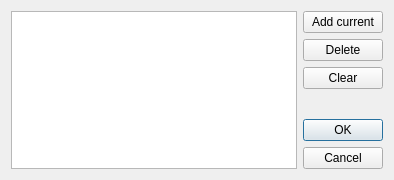
<?xml version="1.0" encoding="UTF-8"?>
<ui version="4.0">
 <class>LinkPointManager</class>
 <widget class="QDialog" name="LinkPointManager">
  <property name="geometry">
   <rect>
    <x>0</x>
    <y>0</y>
    <width>394</width>
    <height>180</height>
   </rect>
  </property>
  <property name="windowTitle">
   <string>Link points</string>
  </property>
  <layout class="QGridLayout" name="gridLayout">
   <item row="0" column="0" rowspan="5">
    <widget class="QTreeWidget" name="tree">
     <property name="alternatingRowColors">
      <bool>true</bool>
     </property>
     <property name="itemsExpandable">
      <bool>false</bool>
     </property>
     <property name="allColumnsShowFocus">
      <bool>true</bool>
     </property>
     <property name="columnCount">
      <number>2</number>
     </property>
     <attribute name="headerVisible">
      <bool>false</bool>
     </attribute>
     <column>
      <property name="text">
       <string/>
      </property>
     </column>
     <column>
      <property name="text">
       <string/>
      </property>
     </column>
    </widget>
   </item>
   <item row="0" column="1">
    <widget class="QPushButton" name="pushAdd">
     <property name="text">
      <string>Add current</string>
     </property>
    </widget>
   </item>
   <item row="1" column="1">
    <widget class="QPushButton" name="pushDelete">
     <property name="text">
      <string>Delete</string>
     </property>
    </widget>
   </item>
   <item row="2" column="1">
    <widget class="QPushButton" name="pushClear">
     <property name="text">
      <string>Clear</string>
     </property>
    </widget>
   </item>
   <item row="3" column="1">
    <spacer name="verticalSpacer">
     <property name="orientation">
      <enum>Qt::Vertical</enum>
     </property>
     <property name="sizeHint" stdset="0">
      <size>
       <width>20</width>
       <height>163</height>
      </size>
     </property>
    </spacer>
   </item>
   <item row="4" column="1">
    <widget class="QDialogButtonBox" name="buttonBox">
     <property name="sizePolicy">
      <sizepolicy hsizetype="Preferred" vsizetype="Maximum">
       <horstretch>0</horstretch>
       <verstretch>0</verstretch>
      </sizepolicy>
     </property>
     <property name="orientation">
      <enum>Qt::Vertical</enum>
     </property>
     <property name="standardButtons">
      <set>QDialogButtonBox::Cancel|QDialogButtonBox::Ok</set>
     </property>
    </widget>
   </item>
  </layout>
 </widget>
 <tabstops>
  <tabstop>tree</tabstop>
  <tabstop>pushAdd</tabstop>
  <tabstop>pushDelete</tabstop>
  <tabstop>pushClear</tabstop>
  <tabstop>buttonBox</tabstop>
 </tabstops>
 <resources/>
 <connections>
  <connection>
   <sender>pushAdd</sender>
   <signal>clicked()</signal>
   <receiver>LinkPointManager</receiver>
   <slot>slotAdd()</slot>
   <hints>
    <hint type="sourcelabel">
     <x>384</x>
     <y>31</y>
    </hint>
    <hint type="destinationlabel">
     <x>519</x>
     <y>22</y>
    </hint>
   </hints>
  </connection>
  <connection>
   <sender>pushDelete</sender>
   <signal>clicked()</signal>
   <receiver>LinkPointManager</receiver>
   <slot>slotDelete()</slot>
   <hints>
    <hint type="sourcelabel">
     <x>384</x>
     <y>60</y>
    </hint>
    <hint type="destinationlabel">
     <x>507</x>
     <y>51</y>
    </hint>
   </hints>
  </connection>
  <connection>
   <sender>pushClear</sender>
   <signal>clicked()</signal>
   <receiver>LinkPointManager</receiver>
   <slot>slotClear()</slot>
   <hints>
    <hint type="sourcelabel">
     <x>384</x>
     <y>89</y>
    </hint>
    <hint type="destinationlabel">
     <x>518</x>
     <y>78</y>
    </hint>
   </hints>
  </connection>
  <connection>
   <sender>buttonBox</sender>
   <signal>accepted()</signal>
   <receiver>LinkPointManager</receiver>
   <slot>accept()</slot>
   <hints>
    <hint type="sourcelabel">
     <x>349</x>
     <y>166</y>
    </hint>
    <hint type="destinationlabel">
     <x>349</x>
     <y>194</y>
    </hint>
   </hints>
  </connection>
  <connection>
   <sender>buttonBox</sender>
   <signal>rejected()</signal>
   <receiver>LinkPointManager</receiver>
   <slot>reject()</slot>
   <hints>
    <hint type="sourcelabel">
     <x>331</x>
     <y>163</y>
    </hint>
    <hint type="destinationlabel">
     <x>328</x>
     <y>208</y>
    </hint>
   </hints>
  </connection>
  <connection>
   <sender>tree</sender>
   <signal>itemChanged(QTreeWidgetItem*,int)</signal>
   <receiver>LinkPointManager</receiver>
   <slot>slotItemChanged()</slot>
   <hints>
    <hint type="sourcelabel">
     <x>149</x>
     <y>111</y>
    </hint>
    <hint type="destinationlabel">
     <x>158</x>
     <y>325</y>
    </hint>
   </hints>
  </connection>
 </connections>
 <slots>
  <slot>slotAdd()</slot>
  <slot>slotDelete()</slot>
  <slot>slotClear()</slot>
  <slot>slotItemChanged()</slot>
 </slots>
</ui>
